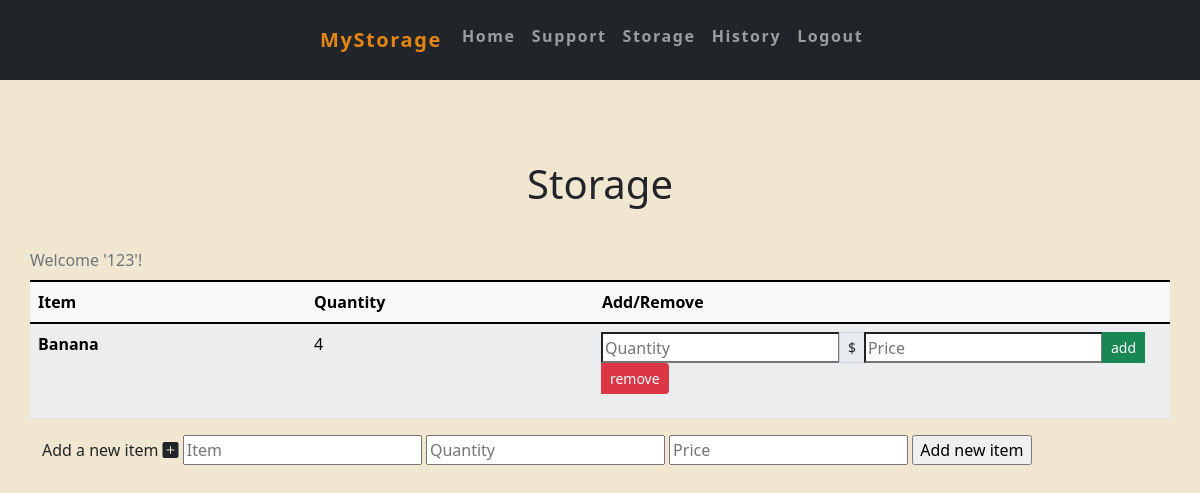
The page /storage (signed in) on the database as committed earlier.
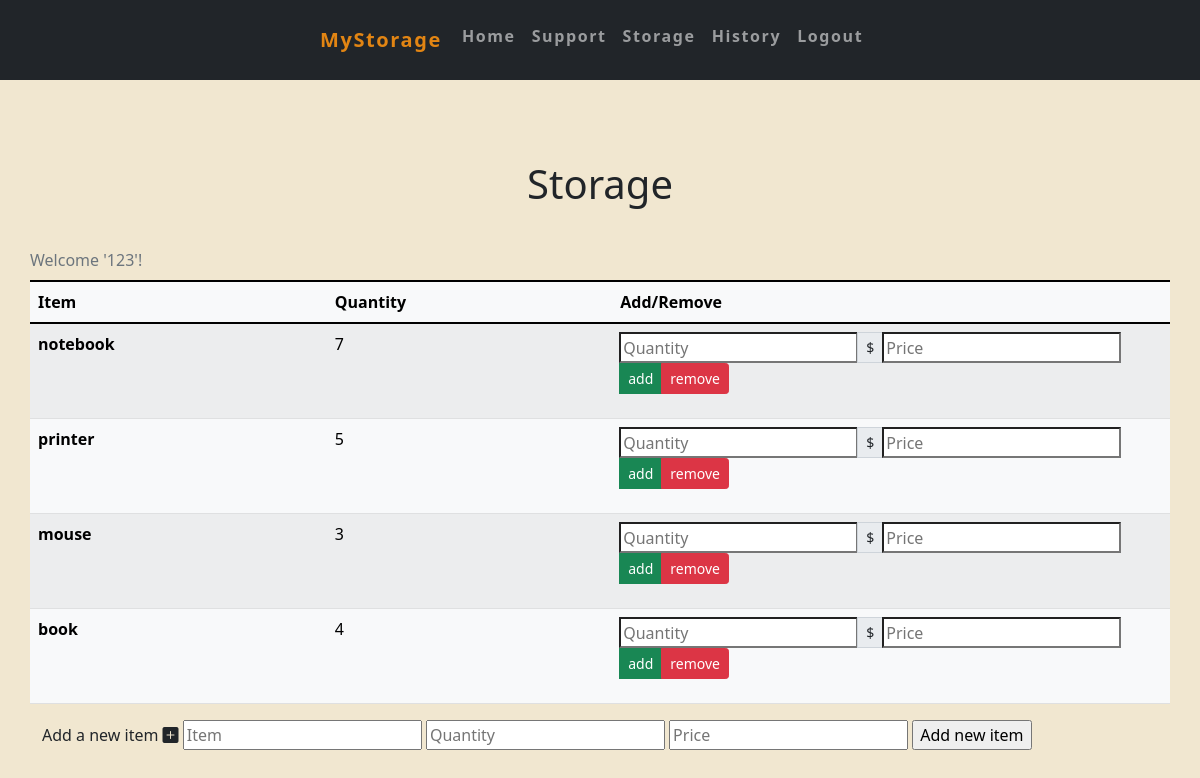
The same page on the database as committed later.
### app/models.py (models this page shows, shortened)
class storage(db.Model):
    id = db.Column(db.Integer(), primary_key=True)
    item = db.Column(db.String(length=30), nullable=False)
    quantity = db.Column(db.Integer(), nullable=False)
    owner = db.Column(db.Integer(), db.ForeignKey('user.id'))

### app/routes.py (the view, shortened to what this page needs)
@app.route('/storage', methods=["GET", "POST"])
@login_required
def storage_page():
    user_id = session.get("user_id")
    """Showing Storage"""
    username = user.query.all()[user_id - 1].username
    user_storage = storage.query.filter_by(owner=session.get("user_id")).all()
    if not user_storage:
        empty = True
        return render_template('storage.html', empty=empty, username=username)
    else:
        empty = False
        return render_template('storage.html', user_storage=user_storage, username=username, empty=empty)

### app/helpers.py (called while the page is built)
def login_required(f):
    @wraps(f)
    def decorated_function(*args, **kwargs):
        if session.get("user_id") is None:
            return redirect("/login")
        return f(*args, **kwargs)
    return decorated_function

### app/templates/storage.html (shortened to what this page needs)
{% extends 'base.html' %}
{% block main %}
    <main class="container-md">
        <div class="row text-center">
            <h1>Storage</h1>
        </div><br>
        <div class="row table-responsive">
            <table class="table table-light table-striped table-hover caption-top">
                <caption>Welcome '{{ username }}'!</caption>
                <thead class="thead-dark">
                    <tr>
                        <th scope="col">Item</th>
                        <th style="text-align: center;" class="td-secondchild" scope="col">Quantity</th>
                        <th class="td-lastchild" scope="col">Add/Remove</th>
                    </tr>
                </thead>
                <tbody>
                    {% if empty == False %}
                    {% for item in user_storage %}
                        <tr>
                            <th scope="row">{{ item.item }}</th>
                            <td class="td-secondchild" style="text-align: center;">{{ item.quantity }}</td>
                            <td class="td-lastchild">
                                    <div class="input-group input-group-sm mb-3">
                                        <input type="number" aria-label="Sizing example input" aria-describedby="inputGroup-sizing-sm" id="quantity_{{ item.item }}"
                                                    name="quantity_{{ item.item }}" placeholder="Quantity">
                                        <span class="input-group-text">$</span>
                                        <input type="number" aria-label="Dollar amount (with dot and two decimal places)" id="price_{{ item.item }}" name="price_{{ item.item }}" placeholder="Price">
                                        <input type="submit" class="btn btn-success" data-toggle="modal" data-target="#modal-storage" value="add" id="add_{{ item.item }}"
                                                    onclick="modal_button('add', 'item_{{ item.item }}', 'quantity_{{ item.item }}', 'price_{{ item.item }}')">
                                        <input type="submit" class="btn btn-danger" data-toggle="modal" data-target="#modal-storage" value="remove" id="remove_{{ item.item }}"
                                                    onclick="modal_button('remove', 'item_{{ item.item }}', 'quantity_{{ item.item }}', 'price_{{ item.item }}')">
                                    </div>
                            </td>
                        </tr>
                    {% endfor %}
                    {% else %}
                    <tr>
                        <th scope="row"></th>
                        <td class="td-secondchild" style="text-align: center;">No items</td>
                        <td></td>
                    </tr>
                    {% endif %}
                </tbody>
            </table>
        </div>
        <div class="row align-items-start">
            <div>
                <label for="">Add a new item</label>
                <i class="bi bi-plus-square-fill"></i>
                <input type="text" aria-label="Sizing example input" aria-describedby="inputGroup-sizing-sm" id="item_action" name="item_action" placeholder="Item">
                <input type="number" aria-label="Sizing example input" aria-describedby="inputGroup-sizing-sm" id="new_quantity" name="new_quantity" placeholder="Quantity">
                <input type="number" aria-label="Dollar amount (with dot and two decimal places)" id="new_price" name="new_price" placeholder="Price">
                <input type="submit" class="bi bi-plus-square-fill" value="Add new item" id="new_add" onclick="newitem_button()">
            </div>
        </div>
    </main>
{% endblock %}

Rows that differ between the two databases and show on the page:
removed storage: item "Banana", quantity "4"
added storage: item "notebook", quantity "7"
added storage: item "printer", quantity "5"
added storage: item "mouse", quantity "3"
added storage: item "book", quantity "4"
